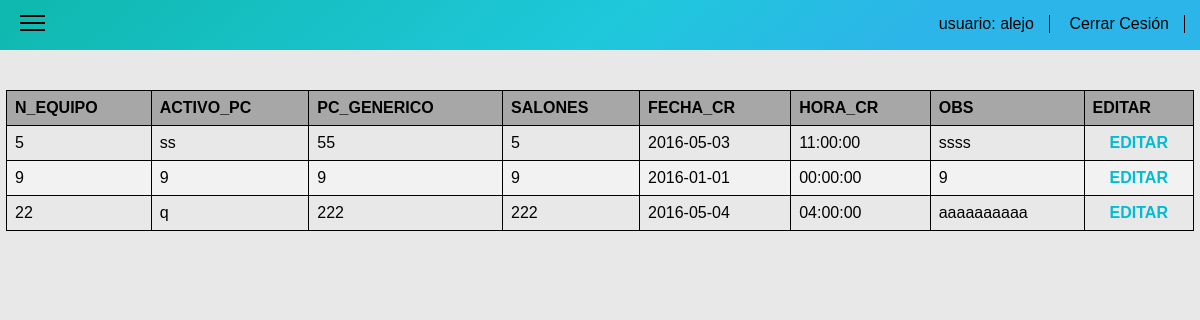
Page /index/equipos_salas_actualizar.php (signed in) on the committed database.
### tables this page shows
CREATE TABLE IF NOT EXISTS `equipos_salas` (
`N_EQUIPO` int(11) NOT NULL,
  `ACTIVO_PC` varchar(6) DEFAULT NULL,
  `PC_GENERICO` int(11) NOT NULL,
  `SALONES` int(11) NOT NULL,
  `FECHA_CR` date DEFAULT NULL,
  `HORA_CR` time DEFAULT NULL,
  `OBS` varchar(200) DEFAULT NULL
);

### index/equipos_salas_actualizar.php (the view, shortened to what this page needs)
<!DOCTYPE html>
<html>
<head>
  <link rel="stylesheet" type="text/css" href="../css/normalize.css">
  <link rel="stylesheet" type="text/css" href="../css/index.css">
</head>
<body>
<?php
$nom=$_SESSION['usuario'];
?>
<nav class="menu">
<ul class="ul-top">
    <li class="menu-ham" onclick="myFunction()">
      <div  class="menu-top"></div>
      <div></div>
      <div class="menu-bottom"></div>
    </li>
    <li class="li-top">
      <span class="usu"><a href="index.php">usuario: <?php echo "$nom" ?></a></span>
    </li>
    <li class="li-top" id="li-top">
      <span class=""><a href="../desconectar.php">Cerrar Cesión</a></span>
    </li>
  </ul>
</nav>
<div class="contenedor" id="contenedor">
<div class="con-table">
<?php
require("../conectar.php");
$datos = $conexion->query("SELECT * FROM equipos_salas");
?>
<table>
  <thead>
  <th>N_EQUIPO</th><th>ACTIVO_PC</th><th>PC_GENERICO</th>
  <th>SALONES</th><th>FECHA_CR</th>
  <th>HORA_CR</th><th>OBS</th><th>EDITAR</th>
  </thead>
  <tbody>
    <?php while($user = mysqli_fetch_array($datos)){ ?>
      <tr>
        <td><?php echo $user['N_EQUIPO']; ?></td>
        <td><?php echo $user['ACTIVO_PC']; ?></td>
        <td><?php echo $user['PC_GENERICO']; ?></td>
        <td><?php echo $user['SALONES']; ?></td>
        <td><?php echo $user['FECHA_CR']; ?></td>
        <td><?php echo $user['HORA_CR']; ?></td>
        <td><?php echo $user['OBS']; ?></td>
        <td class="editar_campo">
        <a href="editar/editar-equipos_salas.php?N_EQUIPO=<?php echo $user['N_EQUIPO']; ?>"
        onclick="return confirm('desea editar este campo')">EDITAR</a>
        </td
      </tr>
    <?php } ?>
  </tbody>
</table>
</div>
</div>
</body>
</html>

### css/index.css (style rules this page uses)
.menu { position: absolute; width: 100%; background:linear-gradient(141deg, #0fb8ad 0%, #1fc8db 51%, #2cb5e8 75%); height: 50px; z-index: 1; }
.ul-top { list-style-type: none; margin: 0; padding: 0; text-align: right; }
.li-top { display: inline-block; margin-right: 15px; height: 50px; }
.li-top span { display: inline-block; margin-top: 15px; border-right: 1px solid; padding-right: 10px; }
.li-top span a { text-decoration: none; color: black ; margin-right: 5px; }
.menu-ham { position: absolute; margin-left: 20px; width: 25px; margin-top: 10px; cursor:pointer; }
.menu-ham div { display: block; background-color: black; width: 25px; height: 2px; margin-top: 5px; }
.contenedor { width: 100%; height: 100%; background-color: #E8E8E8; position: absolute; transition: all 0.5s ease-out; -webkit-transition: all 0.5s ease-out; -moz-transition: all 0.5s ease-out; overflow-y: scroll; }
.con-table { overflow-x:auto; margin-top: 90px }
table { border-collapse: collapse; width: 99%; margin-left: 6px; }
table, td, th { border: 1px solid black; text-align: left; }
th { background-color: rgba(68, 68, 68, 0.4); }
th, td { text-align: left; padding: 8px; }
tr:nth-child(even) { background-color: #f2f2f2 }
table a { text-decoration: none; color: #00BCD4; font-weight: bold; }
.eliminar_campo,.editar_campo { text-align: center }

### rows in the picture
equipos_salas: N_EQUIPO "5", ACTIVO_PC "ss", PC_GENERICO "55", SALONES "5", FECHA_CR "2016-05-03", HORA_CR "11:00:00", OBS "ssss"
equipos_salas: N_EQUIPO "9", ACTIVO_PC "9", PC_GENERICO "9", SALONES "9", FECHA_CR "2016-01-01", HORA_CR "00:00:00", OBS "9"
equipos_salas: N_EQUIPO "22", ACTIVO_PC "q", PC_GENERICO "222", SALONES "222", FECHA_CR "2016-05-04", HORA_CR "04:00:00", OBS "aaaaaaaaaa"

### other values in the picture
$nom "alejo"
